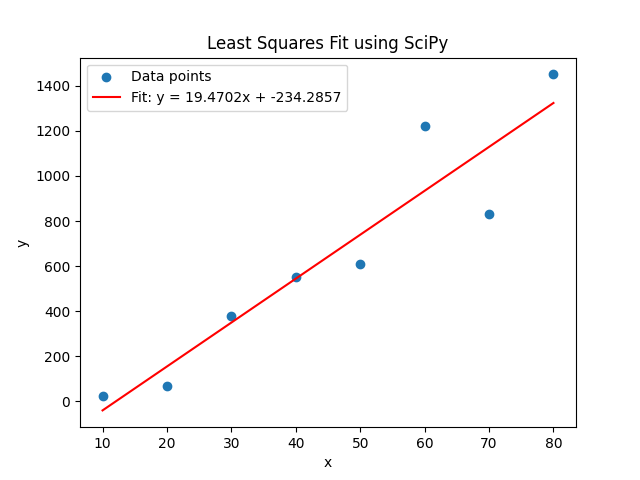

Write Python code to recreate this figure.
import numpy as np
import matplotlib.pyplot as plt
from scipy.optimize import curve_fit


def linear_model(x, m, c):
    return m * x + c


# Sample data: x and y values
x = np.array([10, 20, 30, 40, 50, 60, 70, 80])
y = np.array([25, 70, 380, 550, 610, 1220, 830, 1450])

# Use curve_fit to perform the least squares fit
# p_opt contains the optimal values for the parameters (m, c)
# p_cov is the covariance of the parameters (optional)
p_opt, p_cov = curve_fit(linear_model, x, y)

# Extract the fitted slope and intercept
m_fit, c_fit = p_opt

# Calculate the fitted y-values
y_fit = linear_model(x, m_fit, c_fit)

# Compute the residual sum of squares (SS_res)
ss_res = np.sum((y - y_fit) ** 2)

# Compute the total sum of squares (SS_tot)
y_mean = np.mean(y)
ss_tot = np.sum((y - y_mean) ** 2)

# Compute R-squared
r_squared = 1 - (ss_res / ss_tot)

# Output the result
print(f"R-squared: {r_squared:.6f}")

# Plot the original data points
plt.scatter(x, y, label='Data points')

# Plot the least-squares fit line
plt.plot(x, y_fit, color='red', label=f'Fit: y = {m_fit:.4f}x + {c_fit:.4f}')

# Add labels and a legend
plt.xlabel('x')
plt.ylabel('y')
plt.title('Least Squares Fit using SciPy')
plt.legend()

# Show the plot
plt.savefig('least-square-linear2.png')
plt.show()
